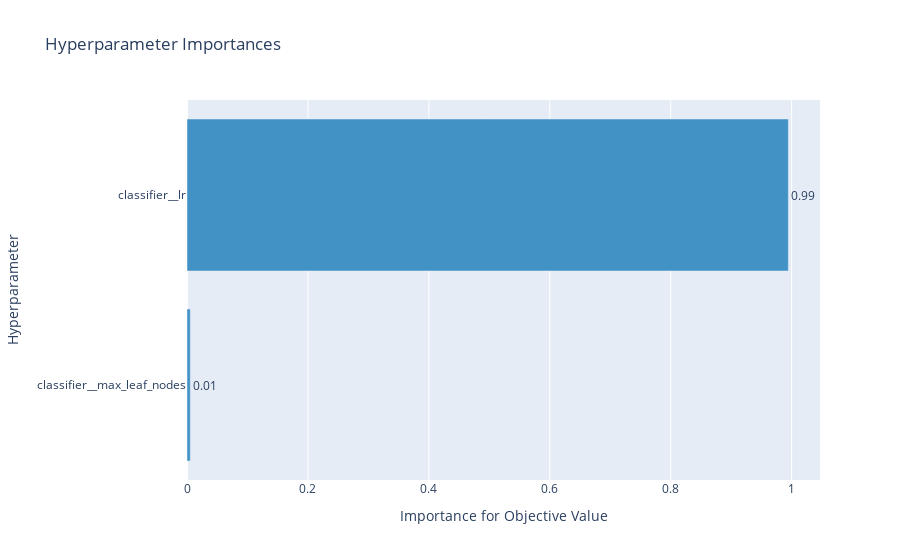

The cell this chart's notebook holds for it:
### Code cell
plot_param_importances(study)

### Figure 1 — Plotly figure (JSON) as saved in the notebook; plotly's stock layout.template omitted (floating-point values rounded to 4 significant figures)
{"data": [{"cliponaxis": false, "hovertemplate": ["classifier__max_leaf_nodes (IntLogUniformDistribution): 0.005439335824291783<extra></extra>", "classifier__lr (LogUniformDistribution): 0.9945606641757082<extra></extra>"], "marker": {"color": "rgb(66,146,198)"}, "orientation": "h", "text": ["0.005439335824291783", "0.9945606641757082"], "textposition": "outside", "texttemplate": "%{text:.2f}", "type": "bar", "x": [0.005439, 0.9946], "y": ["classifier__max_leaf_nodes", "classifier__lr"]}], "layout": {"autosize": true, "showlegend": false, "title": {"text": "Hyperparameter Importances"}, "xaxis": {"autorange": true, "range": [0, 1.047], "title": {"text": "Importance for Objective Value"}, "type": "linear"}, "yaxis": {"autorange": true, "range": [-0.5, 1.5], "title": {"text": "Hyperparameter"}, "type": "category"}}}
